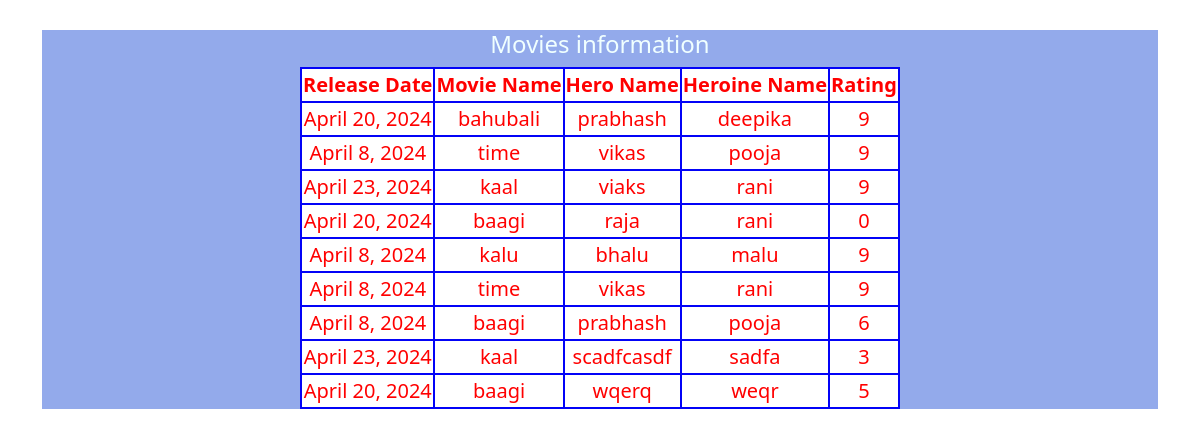
Screenshot of /testapp/movies/listmovies/ with the database file from the repository.
### testapp/models.py (models this page shows)
class Movie(models.Model):
    rdate=models.DateField()
    moviename = models.CharField(max_length=30)
    hero=models.CharField(max_length=30)
    heroine=models.CharField(max_length=30)
    rating=models.IntegerField()

### testapp/views.py (the view)
# urls.py: path('movies/listmovies/', views.list_movies_view, name='list_movies_view'),
def list_movies_view(request):
    movies_list=Movie.objects.all()
    return render(request,'testapp/movieslist.html',{'movies_list':movies_list})

### templates/testapp/movieslist.html (shortened to what this page needs)
<!DOCTYPE html>
{% load static %}
<html lang="en" >
    <head>
        <link href="https://cdn.jsdelivr.net/npm/bootstrap@5.3.3/dist/css/bootstrap.min.css"
              rel="stylesheet"
>
        <link rel="stylesheet" href="{% static "css/movies1.css" %}">
    </head>
    <body>
       <div class="container">
         <div class="jumbotron">
            {% if movies_list %}
            <h4>Movies information</h4>
            <table>
                <thead>
                    <th>Release Date</th>
                    <th>Movie Name</th>
                    <th>Hero Name</th>
                    <th>Heroine Name</th>
                    <th>Rating</th>
                </thead>
                {% for movie in movies_list %}
                <tr>
                    <td>{{movie.rdate}}</td>
                    <td>{{movie.moviename}}</td>
                    <td>{{movie.hero}}</td>
                    <td>{{movie.heroine}}</td>
                    <td>{{movie.rating}}</td>
                </tr>
                {% endfor %}
            </table>
            {% else %}
                <h4>No Movies found in the list.</h4>
            {% endif %}
         </div>
       </div>
    </body>
</html>

### static/css/movies1.css (style rules this page uses)
.container { margin-top: 30px; text-align: center; }
.container .jumbotron { background: rgb(147, 170, 235); color: azure; }
body { background: url(https://images.unsplash.com/photo-1521383899078-1c7c03c76b59?q=80&w=1393&auto=format&fit=crop&ixlib=rb-4.0.3&ixid=M3wxMjA3fDB8MHxwaG90by1wYWdlfHx8fGVufDB8fHx8fA%3D%3D); background-repeat: no-repeat; background-size: cover; }
table,thead,th,tr,td { color: rgb(255, 0, 0); border: 2px solid rgb(3, 3, 247); font-size: 20px; margin: auto; background: white; }

### rows the page displays
Movie: rdate "April 20, 2024", moviename "bahubali", hero "prabhash", heroine "deepika", rating "9"
Movie: rdate "April 8, 2024", moviename "time", hero "vikas", heroine "pooja", rating "9"
Movie: rdate "April 23, 2024", moviename "kaal", hero "viaks", heroine "rani", rating "9"
Movie: rdate "April 20, 2024", moviename "baagi", hero "raja", heroine "rani", rating "0"
Movie: rdate "April 8, 2024", moviename "kalu", hero "bhalu", heroine "malu", rating "9"
Movie: rdate "April 8, 2024", moviename "time", hero "vikas", heroine "rani", rating "9"
Movie: rdate "April 8, 2024", moviename "baagi", hero "prabhash", heroine "pooja", rating "6"
Movie: rdate "April 23, 2024", moviename "kaal", hero "scadfcasdf", heroine "sadfa", rating "3"
Movie: rdate "April 20, 2024", moviename "baagi", hero "wqerq", heroine "weqr", rating "5"
